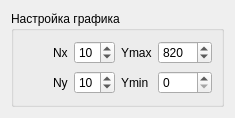
<?xml version="1.0" encoding="UTF-8"?>
<ui version="4.0">
 <class>CfgPlot</class>
 <widget class="QWidget" name="CfgPlot">
  <property name="geometry">
   <rect>
    <x>0</x>
    <y>0</y>
    <width>235</width>
    <height>118</height>
   </rect>
  </property>
  <property name="windowTitle">
   <string>Form</string>
  </property>
  <layout class="QHBoxLayout" name="horizontalLayout_3">
   <item>
    <widget class="QGroupBox" name="groupBox">
     <property name="title">
      <string>Настройка графика</string>
     </property>
     <layout class="QHBoxLayout" name="horizontalLayout_2">
      <item>
       <layout class="QHBoxLayout" name="horizontalLayout">
        <item>
         <spacer name="horizontalSpacer">
          <property name="orientation">
           <enum>Qt::Horizontal</enum>
          </property>
          <property name="sizeHint" stdset="0">
           <size>
            <width>210</width>
            <height>20</height>
           </size>
          </property>
         </spacer>
        </item>
        <item>
         <layout class="QGridLayout" name="gridLayout">
          <item row="0" column="2">
           <widget class="QLabel" name="label_3">
            <property name="text">
             <string>Ymax</string>
            </property>
           </widget>
          </item>
          <item row="1" column="2">
           <widget class="QLabel" name="label_4">
            <property name="text">
             <string>Ymin</string>
            </property>
           </widget>
          </item>
          <item row="1" column="3">
           <widget class="QSpinBox" name="spinBox_Ymin">
            <property name="maximum">
             <number>1000</number>
            </property>
           </widget>
          </item>
          <item row="0" column="1">
           <widget class="QSpinBox" name="spinBox_Nx">
            <property name="maximum">
             <number>20</number>
            </property>
            <property name="value">
             <number>10</number>
            </property>
           </widget>
          </item>
          <item row="0" column="3">
           <widget class="QSpinBox" name="spinBox_Ymax">
            <property name="maximum">
             <number>1000</number>
            </property>
            <property name="value">
             <number>820</number>
            </property>
           </widget>
          </item>
          <item row="1" column="0">
           <widget class="QLabel" name="label_2">
            <property name="text">
             <string>Ny</string>
            </property>
           </widget>
          </item>
          <item row="1" column="1">
           <widget class="QSpinBox" name="spinBox_Ny">
            <property name="maximum">
             <number>20</number>
            </property>
            <property name="value">
             <number>10</number>
            </property>
           </widget>
          </item>
          <item row="0" column="0">
           <widget class="QLabel" name="label">
            <property name="text">
             <string>Nx</string>
            </property>
           </widget>
          </item>
         </layout>
        </item>
       </layout>
      </item>
     </layout>
    </widget>
   </item>
  </layout>
 </widget>
 <resources/>
 <connections/>
</ui>
